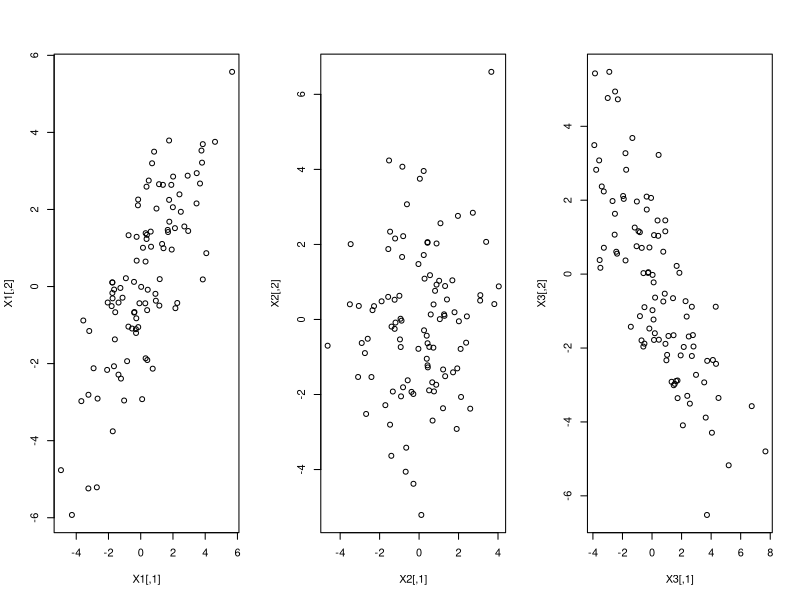

Reproduce this figure in R.
## ---- chunk 1
knitr::opts_chunk$set(echo = TRUE)
library(tidyr) #the pipe (%>%) tool is extremely useful
library(MASS)
library(corrplot)#for visualizing the corr matrix of the iris data
library(car)
def.chunk.hook  <- knitr::knit_hooks$get("chunk")
knitr::knit_hooks$set(chunk = function(x, options) {
  x <- def.chunk.hook(x, options)
  paste0("\n \\", "footnotesize","\n\n", x, "\n\n \\Huge")
})
## ---- chunk 2
#the library "MASS" is required
library(MASS)
my.cov=4*(diag(4) + 0.3* rep(1,4)%o%rep(1,4))
eigen(my.cov)#to check whether the cov matrix is p.d.
my.mean=8*c(3,2,1,1)
n=60
## ---- chunk 3
set.seed(1)
x=mvrnorm(n, mu=my.mean, Sigma=my.cov)
dim(x)
protein=as.matrix(data.frame(meat=x[,1],dairy=x[,2], 
                             veg=x[,3], other=x[,4]))
## ---- chunk 4
protein
## ---- chunk 5
xbar=matrix(colMeans(protein), 4, 1)
t(xbar)
S=cov(protein)
S
## ---- chunk 6
sqrt(S[1,1]/60) # Method 1

# Method 2
a=matrix(c(1,0,0,0),4,1)
sqrt(t(a)%*%S%*%a/60)
## ---- chunk 7
a=matrix(1,4,1)
t(a)%*% xbar #estimate 
sqrt(t(a)%*%S%*%a/60) #standard error
#a large-sample 95% C.I. 
c(t(a)%*% xbar- 1.96*sqrt(t(a)%*%S%*%a/60), 
  t(a)%*% xbar+ 1.96*sqrt(t(a)%*%S%*%a/60))
## ---- chunk 8
a=matrix(c(1,0,-1,0),4,1)
t(a)%*% xbar #estimate 
sqrt(t(a)%*%S%*%a/60) #standard error
#a large-sample 95% C.I. 
c(t(a)%*% xbar- 1.96*sqrt(t(a)%*%S%*%a/60), 
  t(a)%*% xbar+ 1.96*sqrt(t(a)%*%S%*%a/60))
## ---- chunk 9
Sigma1=matrix(c(5,4,4,5), 2,2) 
X1=mvrnorm(100, mu=c(0,0), Sigma=Sigma1)
Sigma2=matrix(c(3,0,0,3), 2,2)
X2=mvrnorm(100, mu=c(0,0), Sigma=Sigma2)
Sigma3=matrix(c(5,-4,-4,5), 2,2)
X3=mvrnorm(100, mu=c(0,0), Sigma=Sigma3)
## ---- chunk 10
par(mfrow=c(1,3))
plot(X1); plot(X2); plot(X3)
